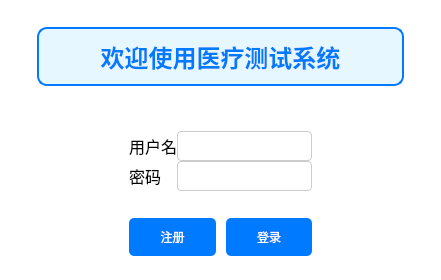
<?xml version="1.0" encoding="UTF-8"?>
<ui version="4.0">
 <class>LoginView</class>
 <widget class="QWidget" name="LoginView">
  <property name="geometry">
   <rect>
    <x>0</x>
    <y>0</y>
    <width>441</width>
    <height>280</height>
   </rect>
  </property>
  <property name="windowTitle">
   <string>登录</string>
  </property>
  <property name="styleSheet">
   <string notr="true">/* 整体窗口背景颜色 */
QWidget {
    background-color: #ffffff; /* 白色背景 */
    font-family: &quot;Microsoft YaHei UI&quot;, sans-serif; /* 使用微软雅黑字体 */
    font-size: 12pt;
}

/* 窗口标题样式 */
QWidget#DepartmentView {
    background-color: #f0f0f0; /* 浅灰色背景 */
    border-radius: 5px; /* 圆角 */
    padding: 20px; /* 内边距 */
}

/* 欢迎标签样式 */
QLabel#label {
    font-size: 18pt;
    font-weight: bold;
    color: #007BFF; /* 使用蓝色字体，突出医疗主题 */
    margin-bottom: 20px; /* 下方留白 */
    text-align: center; /* 居中显示 */
    padding: 10px;
    background-color: #e6f7ff; /* 浅蓝色背景，增强视觉效果 */
    border-radius: 10px; /* 圆角 */
    border: 2px solid #007BFF; /* 蓝色边框 */
    width: 80%; /* 标签宽度适配 */
    margin-left: auto;
    margin-right: auto;
}

/* 按钮样式 */
QPushButton {
    background-color: #007BFF; /* 蓝色背景 */
    color: white;
    border: none;
    border-radius: 5px; /* 圆角 */
    padding: 10px 20px; /* 按钮内边距 */
    font-size: 12px;
    cursor: pointer; /* 鼠标悬停时变成手型 */
}

/* 按钮悬停时的样式 */
QPushButton:hover {
    background-color: #0056b3; /* 悬停时的背景颜色 */
}

/* 输入框样式 */
QLineEdit {
    border: 1px solid #ccc; /* 边框颜色 */
    border-radius: 4px; /* 圆角 */
    padding: 5px;
    background-color: white;
    font-size: 14px;
}

/* 聚焦时 QLineEdit 样式 */
QLineEdit:focus {
    border-color: #007BFF; /* 聚焦时的边框颜色 */
    box-shadow: 0 0 5px rgba(0, 123, 255, 0.5); /* 聚焦时的阴影效果 */
}

/* 布局间距 */
QGridLayout {
    margin: 20px;
    spacing: 10px; /* 控件之间的间距 */
}

/* 添加间隔的样式 */
QSpacerItem {
    background-color: transparent;
}


</string>
  </property>
  <layout class="QGridLayout" name="gridLayout_3">
   <property name="leftMargin">
    <number>0</number>
   </property>
   <property name="topMargin">
    <number>0</number>
   </property>
   <property name="rightMargin">
    <number>0</number>
   </property>
   <property name="bottomMargin">
    <number>0</number>
   </property>
   <property name="spacing">
    <number>0</number>
   </property>
   <item row="0" column="1">
    <spacer name="verticalSpacer_3">
     <property name="orientation">
      <enum>Qt::Orientation::Vertical</enum>
     </property>
     <property name="sizeHint" stdset="0">
      <size>
       <width>20</width>
       <height>28</height>
      </size>
     </property>
    </spacer>
   </item>
   <item row="1" column="0" colspan="3">
    <widget class="QLabel" name="label">
     <property name="styleSheet">
      <string notr="true">font: 18pt &quot;Microsoft YaHei UI&quot;;</string>
     </property>
     <property name="text">
      <string>欢迎使用医疗测试系统</string>
     </property>
     <property name="alignment">
      <set>Qt::AlignmentFlag::AlignCenter</set>
     </property>
    </widget>
   </item>
   <item row="2" column="1">
    <spacer name="verticalSpacer_2">
     <property name="orientation">
      <enum>Qt::Orientation::Vertical</enum>
     </property>
     <property name="sizeHint" stdset="0">
      <size>
       <width>20</width>
       <height>26</height>
      </size>
     </property>
    </spacer>
   </item>
   <item row="3" column="0">
    <spacer name="horizontalSpacer">
     <property name="orientation">
      <enum>Qt::Orientation::Horizontal</enum>
     </property>
     <property name="sizeHint" stdset="0">
      <size>
       <width>109</width>
       <height>20</height>
      </size>
     </property>
    </spacer>
   </item>
   <item row="3" column="1">
    <layout class="QGridLayout" name="gridLayout">
     <item row="0" column="0">
      <widget class="QLabel" name="label_2">
       <property name="text">
        <string>用户名</string>
       </property>
      </widget>
     </item>
     <item row="0" column="1">
      <widget class="QLineEdit" name="inputusername"/>
     </item>
     <item row="1" column="0">
      <widget class="QLabel" name="label_3">
       <property name="text">
        <string>密码</string>
       </property>
      </widget>
     </item>
     <item row="1" column="1">
      <widget class="QLineEdit" name="inputpassword">
       <property name="echoMode">
        <enum>QLineEdit::EchoMode::Password</enum>
       </property>
      </widget>
     </item>
    </layout>
   </item>
   <item row="3" column="2">
    <spacer name="horizontalSpacer_2">
     <property name="orientation">
      <enum>Qt::Orientation::Horizontal</enum>
     </property>
     <property name="sizeHint" stdset="0">
      <size>
       <width>108</width>
       <height>20</height>
      </size>
     </property>
    </spacer>
   </item>
   <item row="4" column="1">
    <spacer name="verticalSpacer">
     <property name="orientation">
      <enum>Qt::Orientation::Vertical</enum>
     </property>
     <property name="sizeHint" stdset="0">
      <size>
       <width>20</width>
       <height>28</height>
      </size>
     </property>
    </spacer>
   </item>
   <item row="5" column="0">
    <spacer name="horizontalSpacer_3">
     <property name="orientation">
      <enum>Qt::Orientation::Horizontal</enum>
     </property>
     <property name="sizeHint" stdset="0">
      <size>
       <width>109</width>
       <height>20</height>
      </size>
     </property>
    </spacer>
   </item>
   <item row="5" column="1">
    <layout class="QGridLayout" name="gridLayout_2">
     <property name="horizontalSpacing">
      <number>10</number>
     </property>
     <property name="verticalSpacing">
      <number>0</number>
     </property>
     <item row="0" column="0">
      <widget class="QPushButton" name="btSignUp">
       <property name="text">
        <string>注册</string>
       </property>
      </widget>
     </item>
     <item row="0" column="1">
      <widget class="QPushButton" name="btSignIn">
       <property name="text">
        <string>登录</string>
       </property>
      </widget>
     </item>
    </layout>
   </item>
   <item row="5" column="2">
    <spacer name="horizontalSpacer_4">
     <property name="orientation">
      <enum>Qt::Orientation::Horizontal</enum>
     </property>
     <property name="sizeHint" stdset="0">
      <size>
       <width>108</width>
       <height>20</height>
      </size>
     </property>
    </spacer>
   </item>
   <item row="6" column="1">
    <spacer name="verticalSpacer_4">
     <property name="orientation">
      <enum>Qt::Orientation::Vertical</enum>
     </property>
     <property name="sizeHint" stdset="0">
      <size>
       <width>20</width>
       <height>25</height>
      </size>
     </property>
    </spacer>
   </item>
  </layout>
 </widget>
 <resources/>
 <connections/>
</ui>
